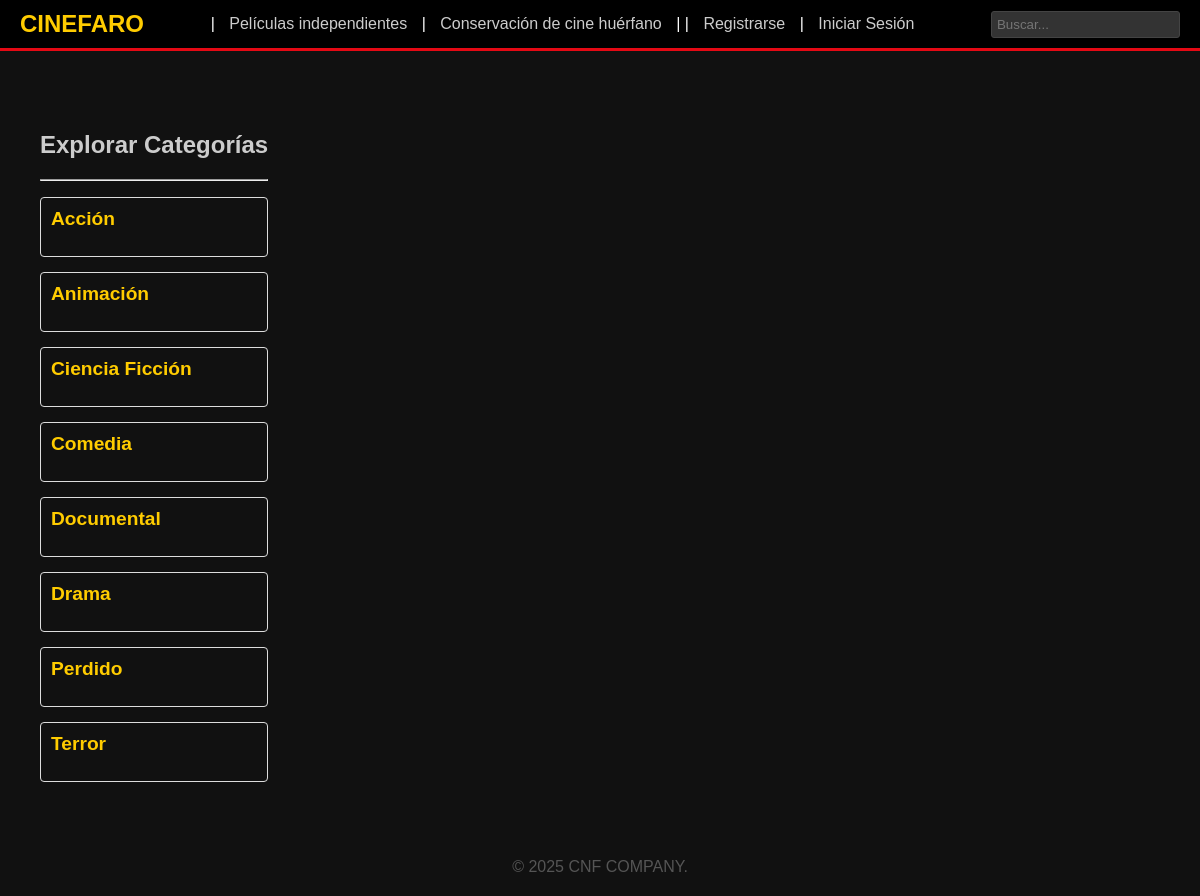
Page /categorias/ on the committed database.
### app_base/models.py (models this page shows, shortened)
class Categoria(models.Model):
    nombre = models.CharField(max_length=50, unique=True)
    descripcion = models.TextField(blank=True, null=True)
    class Meta:
        verbose_name_plural = "Categorías"

### app_base/views.py (the view)
# urls.py: path('categorias/', views.lista_categorias, name='lista_categorias'),
def lista_categorias(request):
    categorias = Categoria.objects.all().order_by('nombre')
    context = {
        'categorias': categorias,
        'titulo': 'Explorar Categorías',
    }
    return render(request, 'lista_categorias.html', context)

### templates/lista_categorias.html (shortened to what this page needs)
{% extends "base.html" %}
{% block content %}
    <div style="padding: 20px;">
        <h2>{{ titulo }}</h2>
        <hr>
        {% if categorias %}
            <ul style="list-style-type: none; padding: 0;">
                {% for categoria in categorias %}
                    <li style="margin-bottom: 15px; border: 1px solid #ddd; padding: 10px; border-radius: 4px;">
                        <a href="{% url 'app_creadores:obras_por_categoria' categoria.pk %}" style="font-weight: bold; font-size: 1.2em; text-decoration: none; color: #ffcc00;">
                            {{ categoria.nombre }}
                        </a>
                    </li>
                {% endfor %}
            </ul>
        {% else %}
            <p>No hay categorías definidas en este momento.</p>
        {% endif %}
    </div>
{% endblock content %}

### static/css/styles.css (style rules this page uses)
body { background-color: #111; color: #ccc; font-family: Arial, sans-serif; margin: 0; padding: 0; }

### rows in the picture
Categoria: nombre "Acción"
Categoria: nombre "Animación"
Categoria: nombre "Ciencia Ficción"
Categoria: nombre "Comedia"
Categoria: nombre "Documental"
Categoria: nombre "Drama"
Categoria: nombre "Perdido"
Categoria: nombre "Terror"

### other values in the picture
{{ titulo }} "Explorar Categorías"
